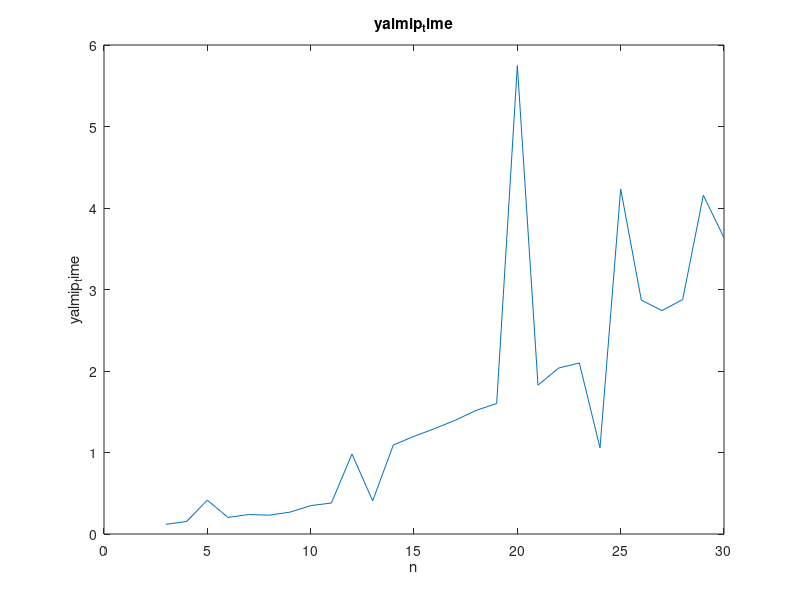
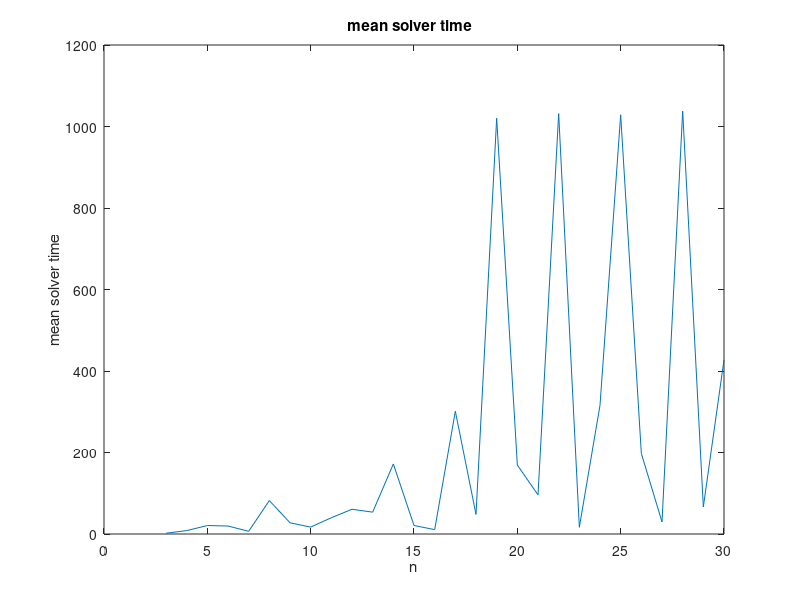
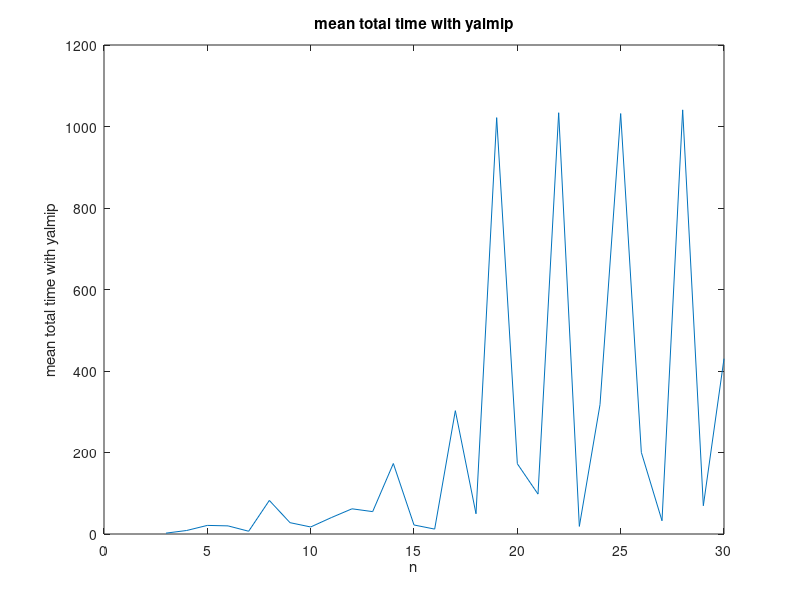
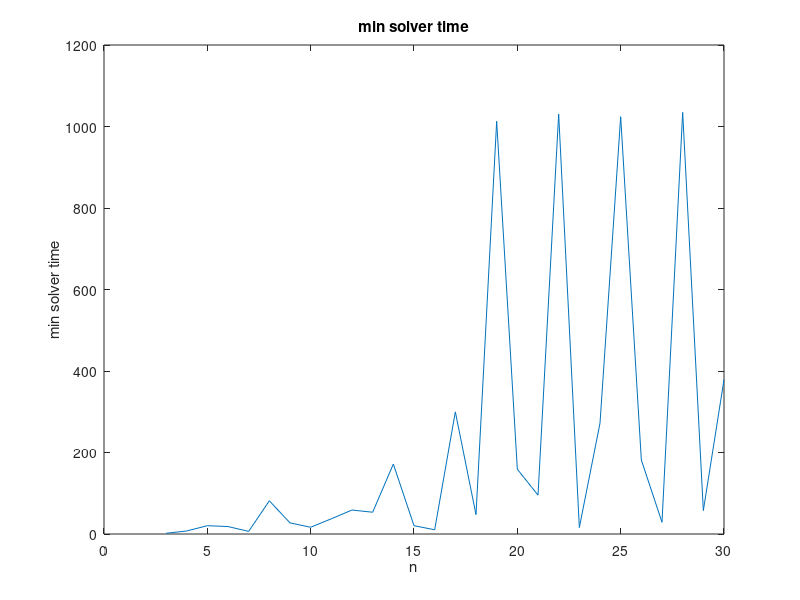

These figures' MATLAB source, in order:
mean_solver_time = [1.88813970000000	8.37874630000000	20.7558550000000	19.6318720666667	6.55645673333333	82.1533121000000	27.5412819000000	16.9184905333333	39.9178894666667	60.7222033666667	53.6008022666667	171.886589033333	20.8863220000000	10.7065928666667	301.207742566667	48.1033557333333	1020.29340620000	169.230663233333	96.0201332000000	1031.63400256667	16.4729333666667	315.992843400000	1028.64517620000	197.646352366667	29.6843002000000	1037.86406753333	66.5267059666667	427.430844133333];

mean_total_time_with_yalmip = [2.14166666666667	8.62433333333333	21.1093333333333	19.9413333333333	6.78000000000000	82.3933333333333	27.8196666666667	17.2450000000000	40.2790000000000	61.8343333333333	54.9310000000000	173.002000000000	22.1343333333333	12.0456666666667	302.656666666667	49.6770000000000	1021.76133333333	172.455666666667	97.9310000000000	1033.74866666667	18.6646666666667	317.490666666667	1031.75633333333	200.295666666667	32.5106666666667	1040.82600000000	69.3816666666667	430.208333333333];

min_solver_time = [1.75154480000000	7.40160880000000	20.4015762000000	18.3160408000000	6.43205350000000	81.5226693000000	27.2825810000000	16.5877038000000	37.3432808000000	58.8071013000000	53.4269158000000	171.670254000000	20.4105265000000	10.3959168000000	299.715003100000	47.5477899000000	1012.89120240000	158.984590700000	95.4013825000000	1030.61156530000	15.8889385000000	272.026260700000	1024.06894240000	181.637208400000	28.7518031000000	1034.69039640000	57.5126726000000	378.738077800000];

min_total_time_with_yalmip= [1.87000000000000	7.55600000000000	20.8170000000000	18.5190000000000	6.67100000000000	81.7540000000000	27.5510000000000	16.9360000000000	37.7230000000000	59.7880000000000	53.8340000000000	172.762000000000	21.6090000000000	11.6890000000000	301.111000000000	49.0640000000000	1014.49300000000	164.732000000000	97.2280000000000	1032.64800000000	17.9870000000000	273.084000000000	1028.30300000000	184.507000000000	31.4930000000000	1037.56700000000	61.6700000000000	382.372000000000]; 

yalmip_time = mean_total_time_with_yalmip-mean_solver_time;
yalmip_time_min = min_total_time_with_yalmip-min_solver_time;

x=(3:30);

figure;

plot(x, yalmip_time_min)
xlabel('n');
ylabel('yalmip_time');
title('yalmip_time');


figure;

plot(x, mean_solver_time)
xlabel('n');
ylabel('mean solver time');
title('mean solver time  ');


figure;
plot(x, mean_total_time_with_yalmip)
xlabel('n');
ylabel('mean total time with yalmip');
title('mean total time with yalmip');

figure;
plot(x, min_solver_time)
xlabel('n');
ylabel('min solver time');
title('min solver time');

figure;
plot(x, min_total_time_with_yalmip)
xlabel('n');
ylabel('min total time with yalmip');
title('min total time with yalmip');
